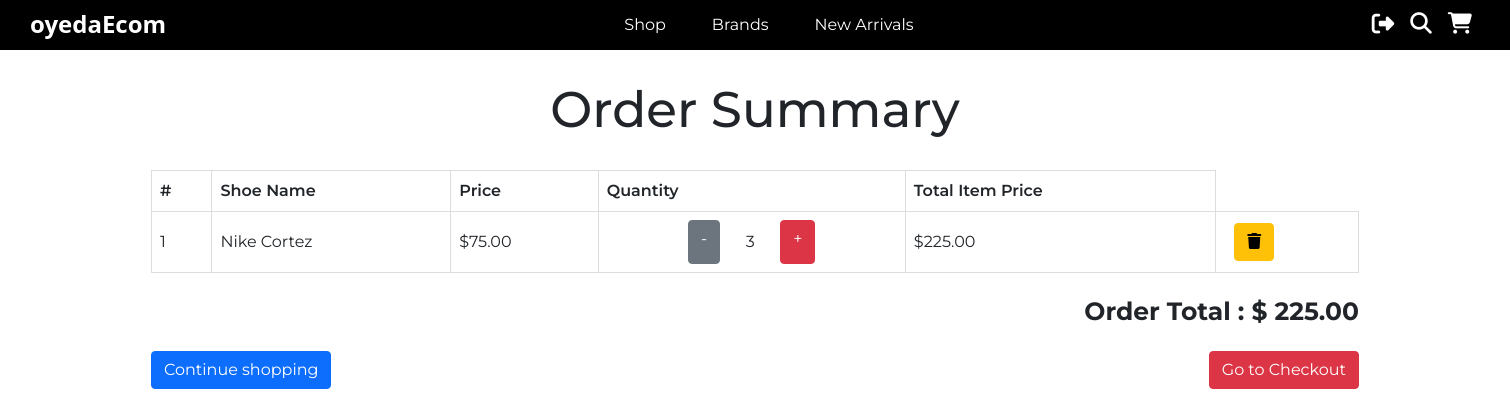
Before: /order-summary/ (signed in) with the older database file.
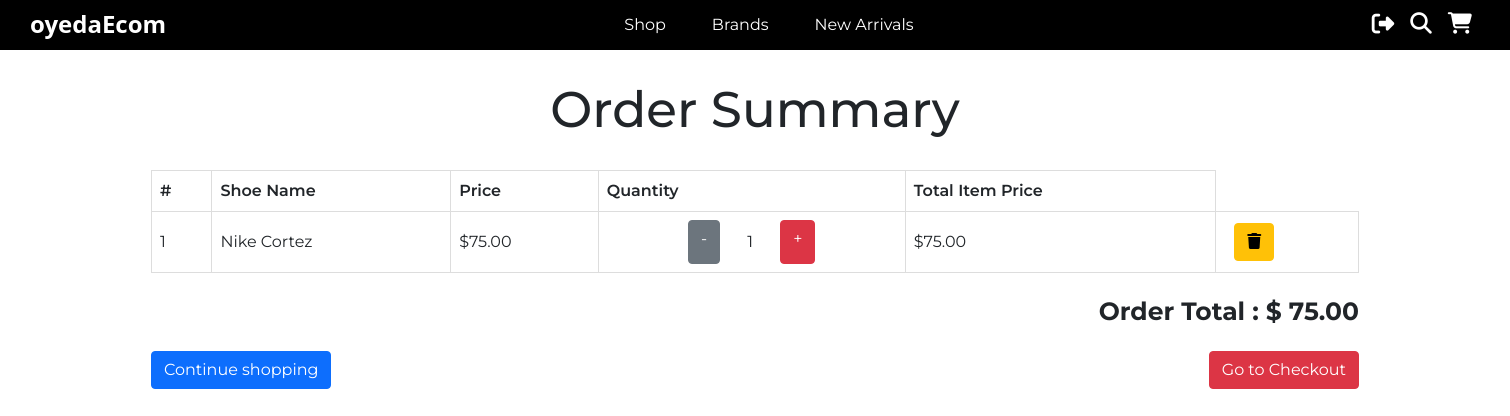
After: the same page with the newer database file.
### oyeda/models.py (models this page shows, shortened)
class OrderedItem(models.Model):
    item = models.ForeignKey(Shoe, on_delete=models.CASCADE, null=True)
    quantity = models.IntegerField(default=1)
    ordered = models.BooleanField(default=False)
    def __str__(self):
        return f"Item: {self.item.name} - Quantity: {self.quantity}"
    def generate_total_price_for_item(self):
        quantity = self.quantity
        price = self.item.price
        item_price = quantity * price
        return item_price

class Shoe(models.Model):
    name = models.CharField(max_length=100)
    price = models.FloatField()
    description = models.TextField()
    brand = models.CharField(max_length=50)
    image = models.ImageField()
    slug = models.SlugField()

class OrderList(models.Model):
    user = models.ForeignKey(get_user_model(), on_delete=models.CASCADE)
    items = models.ManyToManyField(OrderedItem, null=True)
    ordered = models.BooleanField(default=False)
    shipping_address = models.ForeignKey(ShippingAddress, on_delete=models.CASCADE, null=True)
    billing_address = models.ForeignKey(BillingAddress, on_delete=models.CASCADE, null=True)
    payment = models.ForeignKey(Payment, on_delete=models.CASCADE, null=True)
    def get_total_price(self):
        total = 0
        for item in self.items.all():
            total += item.generate_total_price_for_item()
        return total

### oyeda/views.py (the view)
# urls.py: path('order-summary/', views.OrderSummary.as_view(), name='order-summary'),
class OrderSummary(LoginRequiredMixin, View):
    login_url = '/'
    redirect_field_name = 'redirect_to'
    def get(self, request):
        try:
            order = OrderList.objects.get(user=request.user, ordered=False)
            context = {
                'order' : order
            }
            print(order.items.all())
            return render(request, 'order-summary.html', context)
        except ObjectDoesNotExist:
            print("Nope...")
            return redirect('/')

### templates/order-summary.html (shortened to what this page needs)
{% extends 'base.html' %}
{% block content %}
    <h1 style="text-align: center; padding: 15px; margin: 15px; font-size: 50px;">Order Summary</h1>
    <div style="display: flex; justify-content: center; width: 100%">
        <table>
            <thead>
                <tr>
                    <th>#</th>
                    <th>Shoe Name</th>
                    <th>Price</th>
                    <th>Quantity</th>
                    <th>Total Item Price</th>
                </tr>
            </thead>
        {% for order in order.items.all %}
            <tr>
                <td>{{ forloop.counter }}</td>
                <td>{{ order.item.name }}</td>
                <td>${{ order.item.price|floatformat:2 }}</td>
                <td>
                    <div style="display: flex; justify-content: center;">
                        <a href="{% url 'oyeda:remove-from-cart' order.item.slug %}" class="btn btn-secondary">-</a>
                            <div style="width: 60px; padding: 10px 0px 10px 0px; text-align: center;">{{ order.quantity }}</div>
                        <a href="{% url 'oyeda:add-to-cart' order.item.slug %}" class="btn btn-danger">+</a>
                    </div>
                </td>
                <td>${{ order.generate_total_price_for_item|floatformat:2 }}</td>
                <td><a href="{% url 'oyeda:remove-entire-item' order.item.slug %}" style="margin-left: 10px;" class="btn btn-warning"><i class="fas fa-trash"></i></a></td>
            </tr>
        {% endfor %}
        </table>
    </div>
    <div style="font-size: 25px; font-weight: bolder; width: 80%; margin: 20px 10% 20px 10%; text-align: right;">
        Order Total : $ {{ order.get_total_price|floatformat:2 }}
    </div>
    <div style="font-weight: bolder; width: 80%; margin: 20px 10% 20px 10%;">
        <a style="float: left;" class="btn btn-primary" href="{% url 'oyeda:products' %}">Continue shopping</a>
        <a style="float: right;" class="btn btn-danger" href="{% url 'oyeda:checkout' %}">Go to Checkout</a>
    </div>
{% endblock %}

Changed rows visible on the page:
changed OrderedItem "Nike Cortez": quantity "3" → "1"; generate_total_price_for_item "225.00" → "75.00"
changed through a linked row, OrderList: get_total_price "225.00" → "75.00"
